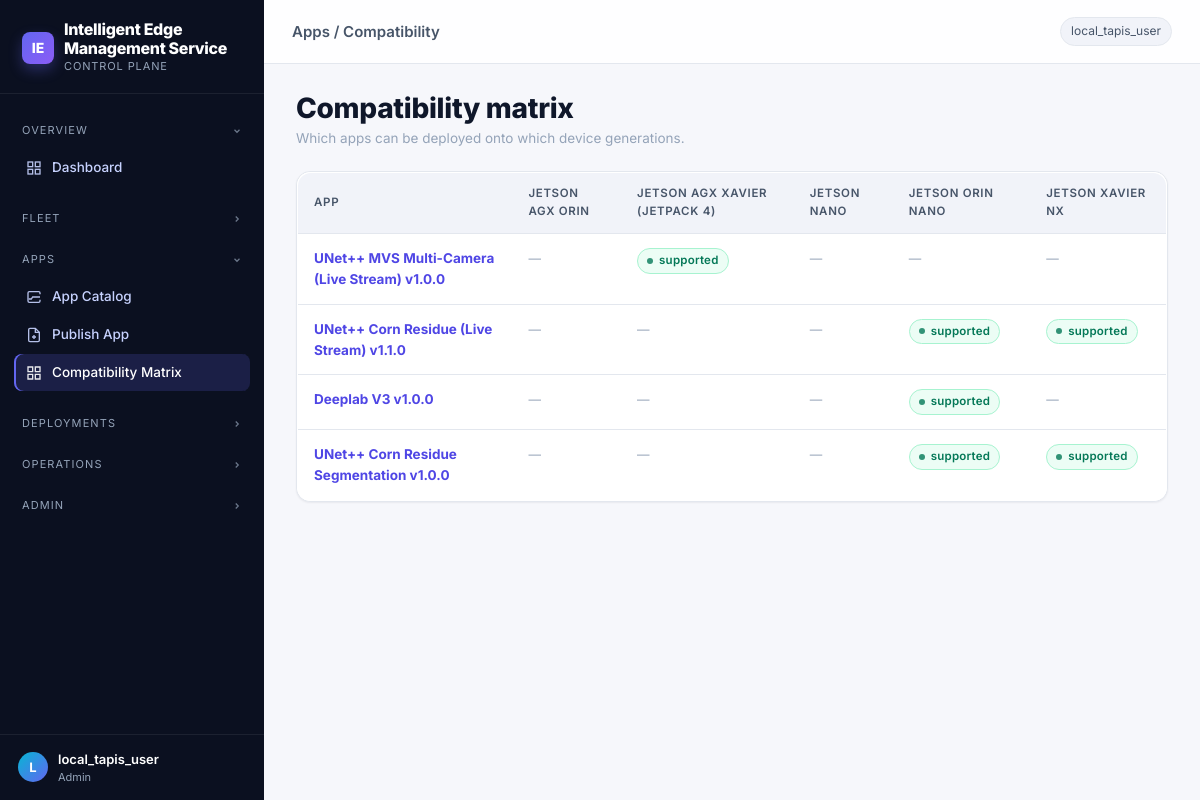
/apps/compatibility, run on the app's committed database.
### tables this page shows
CREATE TABLE users (
    tapis_username  TEXT PRIMARY KEY,
    display_name    TEXT,
    email           TEXT,
    role            TEXT NOT NULL DEFAULT 'operator',  -- operator | researcher | admin
    status          TEXT NOT NULL DEFAULT 'active',
    created_at      TEXT NOT NULL,
    updated_at      TEXT NOT NULL
);

CREATE TABLE device_generations (
    generation_uid     TEXT PRIMARY KEY,
    display_name       TEXT NOT NULL,
    vendor             TEXT,
    device_family      TEXT,
    hardware_type      TEXT NOT NULL,
    architecture       TEXT NOT NULL,
    cuda_supported     INTEGER NOT NULL DEFAULT 1,
    default_runtime    TEXT,                          -- e.g. "nvidia"
    cpu_cores          INTEGER,
    memory_mb          INTEGER,
    storage_gb         INTEGER,
    description        TEXT,
    is_active          INTEGER NOT NULL DEFAULT 1,
    created_at         TEXT NOT NULL,
    updated_at         TEXT NOT NULL
);

CREATE TABLE container_specs (
    spec_uid                 TEXT PRIMARY KEY,
    model_card_uid           TEXT NOT NULL UNIQUE,
    image_registry           TEXT,                    -- optional, defaults to docker.io
    image_repository         TEXT NOT NULL,
    image_tag                TEXT NOT NULL DEFAULT 'latest',
    image_digest             TEXT,
    container_name           TEXT NOT NULL,
    pull_policy              TEXT NOT NULL DEFAULT 'if_not_present',  -- always | if_not_present | never
    remove_after_exit        INTEGER NOT NULL DEFAULT 0,
    restart_policy           TEXT DEFAULT 'no',
    entrypoint_json          TEXT,                    -- JSON array
    command_json             TEXT,                    -- JSON array (CMD override)
    working_dir              TEXT,
    model_env_var            TEXT,                    -- name of env var receiving the model path
    network_mode             TEXT,                    -- host | bridge | none | custom
    gpus                     TEXT,                    -- "all" | "device=..." | NULL
    runtime                  TEXT,                    -- "nvidia"
    privileged               INTEGER NOT NULL DEFAULT 0,
    ipc_mode                 TEXT,                    -- host | shareable | container:<id>
    shm_size                 TEXT,                    -- e.g. "1g"
    created_at               TEXT NOT NULL,
    updated_at               TEXT NOT NULL,
    FOREIGN KEY (model_card_uid) REFERENCES model_cards(model_card_uid) ON DELETE CASCADE
);

CREATE TABLE model_cards (
    model_card_uid           TEXT PRIMARY KEY,
    owner_tapis_username     TEXT NOT NULL,
    slug                     TEXT NOT NULL,
    display_name             TEXT NOT NULL,
    version                  TEXT NOT NULL,
    task_type                TEXT,                  -- e.g. "segmentation"
    framework                TEXT,                  -- e.g. "tensorrt"
    description              TEXT,
    license                  TEXT,
    homepage_url             TEXT,
    paper_url                TEXT,
    tags_json                TEXT,                  -- JSON array of strings
    status                   TEXT NOT NULL DEFAULT 'DRAFT',
        -- DRAFT | PUBLISHED | DEPRECATED
    published_at             TEXT,
    created_at               TEXT NOT NULL,
    updated_at               TEXT NOT NULL, patra_model_card_uuid TEXT, raw_docker_command    TEXT, app_id TEXT, visibility TEXT NOT NULL DEFAULT 'private',
    UNIQUE(owner_tapis_username, slug, version),
    FOREIGN KEY (owner_tapis_username) REFERENCES users(tapis_username)
);

### app/routes/web/models.py (the view)
@router.get("/apps/compatibility", response_class=HTMLResponse, name="apps_compat")
def compatibility(request: Request):
    owner = current_username(request)
    matrix = model_service.compatibility_matrix(owner)
    generations = gen_repo.list_active()
    cards = model_service.list_published(owner)
    by_card: dict[str, set[str]] = {}
    name_by_card: dict[str, str] = {}
    for row in matrix:
        by_card.setdefault(row["model_card_uid"], set()).add(row["generation_uid"])
        name_by_card[row["model_card_uid"]] = f"{row['display_name']} v{row['version']}"
    return templates.TemplateResponse(
        "models/compatibility.html",
        {
            "request": request,
            "user": owner,
            "active_nav": "apps_compat",
            "generations": generations,
            "cards": cards,
            "by_card": by_card,
            "name_by_card": name_by_card,
        },
    )

### app/templates/models/compatibility.html (shortened to what this page needs)
{% extends "_layout/base.html" %}
{% block topbar_title %}Apps / Compatibility{% endblock %}
{% block content %}
<div class="page-header">
  <div>
    <div class="page-header__title"><h1>Compatibility matrix</h1></div>
    <div class="page-header__subtitle">Which apps can be deployed onto which device generations.</div>
  </div>
</div>
{% if cards %}
<div class="card">
  <table class="table">
    <thead>
      <tr>
        <th>App</th>
        {% for g in generations %}<th>{{ g.display_name }}</th>{% endfor %}
      </tr>
    </thead>
    <tbody>
      {% for c in cards %}
        <tr>
          <td><a href="/apps/{{ c.model_card_uid }}"><b>{{ c.display_name }} v{{ c.version }}</b></a></td>
          {% set supported = by_card.get(c.model_card_uid, []) %}
          {% for g in generations %}
            <td>
              {% if g.generation_uid in supported %}
                <span class="badge badge--green">supported</span>
              {% else %}
                <span class="text-mute small">—</span>
              {% endif %}
            </td>
          {% endfor %}
        </tr>
      {% endfor %}
    </tbody>
  </table>
</div>
{% else %}
<div class="empty"><h3>No published model cards yet.</h3></div>
{% endif %}
{% endblock %}

### app/templates/_layout/sidebar.html (shortened to what this page needs)
<aside class="sidebar">
  <div class="sidebar__brand">
    <div class="sidebar__brand-logo">IE</div>
    <div>
      <div class="sidebar__brand-title">Intelligent Edge Management Service</div>
      <div class="sidebar__brand-sub">Control Plane</div>
    </div>
  </div>
  <nav class="sidebar__nav">
    <div class="nav-group is-open" data-group="overview" data-default-open="true">
      <div class="nav-group__header">
        <span>Overview</span>
        <svg class="nav-group__chevron" width="10" height="10" viewBox="0 0 24 24" fill="none" stroke="currentColor" stroke-width="3"><path d="M9 6l6 6-6 6"/></svg>
      </div>
      <div class="nav-group__items">
        <a class="nav-link {% if active_nav == 'dashboard' %}is-active{% endif %}" href="/">
          <svg class="nav-link__icon" viewBox="0 0 24 24" fill="none" stroke="currentColor" stroke-width="2"><rect x="3" y="3" width="7" height="7"/><rect x="14" y="3" width="7" height="7"/><rect x="14" y="14" width="7" height="7"/><rect x="3" y="14" width="7" height="7"/></svg>
          Dashboard
        </a>
      </div>
    </div>
    <div class="nav-group" data-group="fleet">
      <div class="nav-group__header">
        <span>Fleet</span>
        <svg class="nav-group__chevron" width="10" height="10" viewBox="0 0 24 24" fill="none" stroke="currentColor" stroke-width="3"><path d="M9 6l6 6-6 6"/></svg>
      </div>
    </div>
    <div class="nav-group" data-group="apps">
      <div class="nav-group__header">
        <span>Apps</span>
        <svg class="nav-group__chevron" width="10" height="10" viewBox="0 0 24 24" fill="none" stroke="currentColor" stroke-width="3"><path d="M9 6l6 6-6 6"/></svg>
      </div>
      <div class="nav-group__items">
        <a class="nav-link {% if active_nav == 'apps' %}is-active{% endif %}" href="/apps">
          <svg class="nav-link__icon" viewBox="0 0 24 24" fill="none" stroke="currentColor" stroke-width="2"><path d="M21 8V6a2 2 0 0 0-2-2H5a2 2 0 0 0-2 2v12a2 2 0 0 0 2 2h14a2 2 0 0 0 2-2v-2"/><path d="M21 12H10l-2 3H4"/></svg>
          App Catalog
        </a>
        <a class="nav-link {% if active_nav == 'apps_new' %}is-active{% endif %}" href="/apps/new">
          <svg class="nav-link__icon" viewBox="0 0 24 24" fill="none" stroke="currentColor" stroke-width="2"><path d="M14 2H6a2 2 0 0 0-2 2v16a2 2 0 0 0 2 2h12a2 2 0 0 0 2-2V8z"/><path d="M14 2v6h6M12 18v-6M9 15h6"/></svg>
          Publish App
        </a>
        <a class="nav-link {% if active_nav == 'apps_compat' %}is-active{% endif %}" href="/apps/compatibility">
          <svg class="nav-link__icon" viewBox="0 0 24 24" fill="none" stroke="currentColor" stroke-width="2"><path d="M3 3h7v7H3zM14 3h7v7h-7zM3 14h7v7H3zM14 14h7v7h-7z"/></svg>
          Compatibility Matrix
        </a>
      </div>
    </div>
    <div class="nav-group" data-group="deployments">
      <div class="nav-group__header">
        <span>Deployments</span>
        <svg class="nav-group__chevron" width="10" height="10" viewBox="0 0 24 24" fill="none" stroke="currentColor" stroke-width="3"><path d="M9 6l6 6-6 6"/></svg>
      </div>
    </div>
    <div class="nav-group" data-group="ops">
      <div class="nav-group__header">
        <span>Operations</span>
        <svg class="nav-group__chevron" width="10" height="10" viewBox="0 0 24 24" fill="none" stroke="currentColor" stroke-width="3"><path d="M9 6l6 6-6 6"/></svg>
      </div>
    </div>
    {% if request.state.is_admin %}
    <div class="nav-group" data-group="admin">
      <div class="nav-group__header">
        <span>Admin</span>
        <svg class="nav-group__chevron" width="10" height="10" viewBox="0 0 24 24" fill="none" stroke="currentColor" stroke-width="3"><path d="M9 6l6 6-6 6"/></svg>
      </div>
    </div>
    {% endif %}
  </nav>
  <div class="sidebar__footer">
    <div class="sidebar__avatar">{{ (user or 'u')[0]|upper }}</div>
    <div class="sidebar__user">
      <div class="sidebar__user-name">{{ user or 'guest' }}</div>
      <div class="sidebar__user-role">{{ request.state.user_role }}</div>
    </div>
  </div>
</aside>

### data on the page
users: state.user_role "Admin"
device_generations: display_name "JETSON AGX ORIN"
device_generations: display_name "JETSON AGX XAVIER (JETPACK 4)", shows "supported"
device_generations: display_name "JETSON NANO"
device_generations: display_name "JETSON ORIN NANO", shows "supported"
device_generations: display_name "JETSON XAVIER NX", shows "supported"
container_specs: display_name "UNet++ MVS Multi-Camera (Live Stream)", version "1.0.0"
container_specs: display_name "UNet++ Corn Residue (Live Stream)", version "1.1.0"
container_specs: display_name "Deeplab V3", version "1.0.0"
container_specs: display_name "UNet++ Corn Residue Segmentation", version "1.0.0"

### other printed values
{{ (user or 'u')[0]|upper }} "L"
{{ user or 'guest' }} "local_tapis_user"
